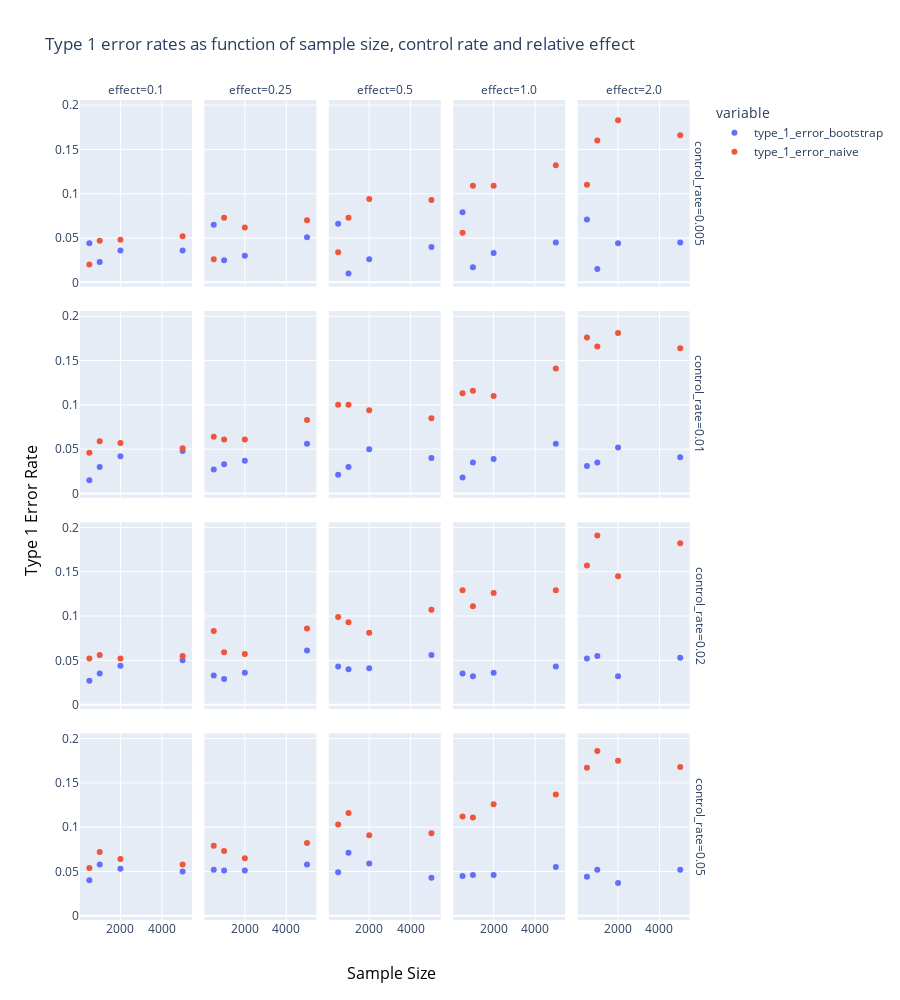

The notebook cell this image was saved under:
### Code cell
import plotly.express as px
import plotly.graph_objects as go

fig = px.scatter(res_final, 
                 x="sample_size", 
                 y=["type_1_error_bootstrap",'type_1_error_naive'],
                 facet_row="control_rate", 
                 facet_col='effect',
                width=900, 
                 height=1000,
                title="Type 1 error rates as function of sample size, control rate and relative effect")

for axis in fig.layout:
    if type(fig.layout[axis]) == go.layout.YAxis:
        fig.layout[axis].title.text = ''
    if type(fig.layout[axis]) == go.layout.XAxis:
        fig.layout[axis].title.text = ''
        
fig.update_layout(
    # keep the original annotations and add a list of new annotations:
    annotations = list(fig.layout.annotations) + 
    [go.layout.Annotation(
            x=-0.1,
            y=0.5,
            font=dict(
                size=16, color = 'black'
            ),
            showarrow=False,
            text="Type 1 Error Rate",
            textangle=-90,
            xref="paper",
            yref="paper"
        )
    ] +
    [go.layout.Annotation(
            x=0.5,
            y=-0.08,
            font=dict(
                size=16, color = 'black'
            ),
            showarrow=False,
            text="Sample Size",
            textangle=-0,
            xref="paper",
            yref="paper"
        )
    ]
)
fig.show()

### Figure 1 — Plotly figure (JSON) as saved in the notebook; plotly's stock layout.template omitted (floating-point values rounded to 4 significant figures)
{"data": [{"hovertemplate": "variable=type_1_error_bootstrap<br>control_rate=0.005<br>effect=0.1<br>sample_size=%{x}<br>value=%{y}<extra></extra>", "legendgroup": "type_1_error_bootstrap", "marker": {"color": "#636efa", "symbol": "circle"}, "mode": "markers", "name": "type_1_error_bootstrap", "orientation": "v", "showlegend": true, "type": "scatter", "x": [500, 1000, 2000, 5000], "xaxis": "x16", "y": [0.044, 0.023, 0.036, 0.036], "yaxis": "y16"}, {"hovertemplate": "variable=type_1_error_bootstrap<br>control_rate=0.005<br>effect=0.25<br>sample_size=%{x}<br>value=%{y}<extra></extra>", "legendgroup": "type_1_error_bootstrap", "marker": {"color": "#636efa", "symbol": "circle"}, "mode": "markers", "name": "type_1_error_bootstrap", "orientation": "v", "showlegend": false, "type": "scatter", "x": [500, 1000, 2000, 5000], "xaxis": "x17", "y": [0.065, 0.025, 0.03, 0.051], "yaxis": "y17"}, {"hovertemplate": "variable=type_1_error_bootstrap<br>control_rate=0.005<br>effect=0.5<br>sample_size=%{x}<br>value=%{y}<extra></extra>", "legendgroup": "type_1_error_bootstrap", "marker": {"color": "#636efa", "symbol": "circle"}, "mode": "markers", "name": "type_1_error_bootstrap", "orientation": "v", "showlegend": false, "type": "scatter", "x": [500, 1000, 2000, 5000], "xaxis": "x18", "y": [0.066, 0.01, 0.026, 0.04], "yaxis": "y18"}, {"hovertemplate": "variable=type_1_error_bootstrap<br>control_rate=0.005<br>effect=1.0<br>sample_size=%{x}<br>value=%{y}<extra></extra>", "legendgroup": "type_1_error_bootstrap", "marker": {"color": "#636efa", "symbol": "circle"}, "mode": "markers", "name": "type_1_error_bootstrap", "orientation": "v", "showlegend": false, "type": "scatter", "x": [500, 1000, 2000, 5000], "xaxis": "x19", "y": [0.079, 0.017, 0.033, 0.045], "yaxis": "y19"}, {"hovertemplate": "variable=type_1_error_bootstrap<br>control_rate=0.005<br>effect=2.0<br>sample_size=%{x}<br>value=%{y}<extra></extra>", "legendgroup": "type_1_error_bootstrap", "marker": {"color": "#636efa", "symbol": "circle"}, "mode": "markers", "name": "type_1_error_bootstrap", "orientation": "v", "showlegend": false, "type": "scatter", "x": [500, 1000, 2000, 5000], "xaxis": "x20", "y": [0.071, 0.015, 0.044, 0.045], "yaxis": "y20"}, {"hovertemplate": "variable=type_1_error_bootstrap<br>control_rate=0.01<br>effect=0.1<br>sample_size=%{x}<br>value=%{y}<extra></extra>", "legendgroup": "type_1_error_bootstrap", "marker": {"color": "#636efa", "symbol": "circle"}, "mode": "markers", "name": "type_1_error_bootstrap", "orientation": "v", "showlegend": false, "type": "scatter", "x": [500, 1000, 2000, 5000], "xaxis": "x11", "y": [0.015, 0.03, 0.042, 0.048], "yaxis": "y11"}, {"hovertemplate": "variable=type_1_error_bootstrap<br>control_rate=0.01<br>effect=0.25<br>sample_size=%{x}<br>value=%{y}<extra></extra>", "legendgroup": "type_1_error_bootstrap", "marker": {"color": "#636efa", "symbol": "circle"}, "mode": "markers", "name": "type_1_error_bootstrap", "orientation": "v", "showlegend": false, "type": "scatter", "x": [500, 1000, 2000, 5000], "xaxis": "x12", "y": [0.027, 0.033, 0.037, 0.056], "yaxis": "y12"}, {"hovertemplate": "variable=type_1_error_bootstrap<br>control_rate=0.01<br>effect=0.5<br>sample_size=%{x}<br>value=%{y}<extra></extra>", "legendgroup": "type_1_error_bootstrap", "marker": {"color": "#636efa", "symbol": "circle"}, "mode": "markers", "name": "type_1_error_bootstrap", "orientation": "v", "showlegend": false, "type": "scatter", "x": [500, 1000, 2000, 5000], "xaxis": "x13", "y": [0.021, 0.03, 0.05, 0.04], "yaxis": "y13"}, {"hovertemplate": "variable=type_1_error_bootstrap<br>control_rate=0.01<br>effect=1.0<br>sample_size=%{x}<br>value=%{y}<extra></extra>", "legendgroup": "type_1_error_bootstrap", "marker": {"color": "#636efa", "symbol": "circle"}, "mode": "markers", "name": "type_1_error_bootstrap", "orientation": "v", "showlegend": false, "type": "scatter", "x": [500, 1000, 2000, 5000], "xaxis": "x14", "y": [0.018, 0.035, 0.039, 0.056], "yaxis": "y14"}, {"hovertemplate": "variable=type_1_error_bootstrap<br>control_rate=0.01<br>effect=2.0<br>sample_size=%{x}<br>value=%{y}<extra></extra>", "legendgroup": "type_1_error_bootstrap", "marker": {"color": "#636efa", "symbol": "circle"}, "mode": "markers", "name": "type_1_error_bootstrap", "orientation": "v", "showlegend": false, "type": "scatter", "x": [500, 1000, 2000, 5000], "xaxis": "x15", "y": [0.031, 0.035, 0.052, 0.041], "yaxis": "y15"}, {"hovertemplate": "variable=type_1_error_bootstrap<br>control_rate=0.02<br>effect=0.1<br>sample_size=%{x}<br>value=%{y}<extra></extra>", "legendgroup": "type_1_error_bootstrap", "marker": {"color": "#636efa", "symbol": "circle"}, "mode": "markers", "name": "type_1_error_bootstrap", "orientation": "v", "showlegend": false, "type": "scatter", "x": [500, 1000, 2000, 5000], "xaxis": "x6", "y": [0.027, 0.035, 0.044, 0.05], "yaxis": "y6"}, {"hovertemplate": "variable=type_1_error_bootstrap<br>control_rate=0.02<br>effect=0.25<br>sample_size=%{x}<br>value=%{y}<extra></extra>", "legendgroup": "type_1_error_bootstrap", "marker": {"color": "#636efa", "symbol": "circle"}, "mode": "markers", "name": "type_1_error_bootstrap", "orientation": "v", "showlegend": false, "type": "scatter", "x": [500, 1000, 2000, 5000], "xaxis": "x7", "y": [0.033, 0.029, 0.036, 0.061], "yaxis": "y7"}, {"hovertemplate": "variable=type_1_error_bootstrap<br>control_rate=0.02<br>effect=0.5<br>sample_size=%{x}<br>value=%{y}<extra></extra>", "legendgroup": "type_1_error_bootstrap", "marker": {"color": "#636efa", "symbol": "circle"}, "mode": "markers", "name": "type_1_error_bootstrap", "orientation": "v", "showlegend": false, "type": "scatter", "x": [500, 1000, 2000, 5000], "xaxis": "x8", "y": [0.043, 0.04, 0.041, 0.056], "yaxis": "y8"}, {"hovertemplate": "variable=type_1_error_bootstrap<br>control_rate=0.02<br>effect=1.0<br>sample_size=%{x}<br>value=%{y}<extra></extra>", "legendgroup": "type_1_error_bootstrap", "marker": {"color": "#636efa", "symbol": "circle"}, "mode": "markers", "name": "type_1_error_bootstrap", "orientation": "v", "showlegend": false, "type": "scatter", "x": [500, 1000, 2000, 5000], "xaxis": "x9", "y": [0.035, 0.032, 0.036, 0.043], "yaxis": "y9"}, {"hovertemplate": "variable=type_1_error_bootstrap<br>control_rate=0.02<br>effect=2.0<br>sample_size=%{x}<br>value=%{y}<extra></extra>", "legendgroup": "type_1_error_bootstrap", "marker": {"color": "#636efa", "symbol": "circle"}, "mode": "markers", "name": "type_1_error_bootstrap", "orientation": "v", "showlegend": false, "type": "scatter", "x": [500, 1000, 2000, 5000], "xaxis": "x10", "y": [0.052, 0.055, 0.032, 0.053], "yaxis": "y10"}, {"hovertemplate": "variable=type_1_error_bootstrap<br>control_rate=0.05<br>effect=0.1<br>sample_size=%{x}<br>value=%{y}<extra></extra>", "legendgroup": "type_1_error_bootstrap", "marker": {"color": "#636efa", "symbol": "circle"}, "mode": "markers", "name": "type_1_error_bootstrap", "orientation": "v", "showlegend": false, "type": "scatter", "x": [500, 1000, 2000, 5000], "xaxis": "x", "y": [0.04, 0.058, 0.053, 0.05], "yaxis": "y"}, {"hovertemplate": "variable=type_1_error_bootstrap<br>control_rate=0.05<br>effect=0.25<br>sample_size=%{x}<br>value=%{y}<extra></extra>", "legendgroup": "type_1_error_bootstrap", "marker": {"color": "#636efa", "symbol": "circle"}, "mode": "markers", "name": "type_1_error_bootstrap", "orientation": "v", "showlegend": false, "type": "scatter", "x": [500, 1000, 2000, 5000], "xaxis": "x2", "y": [0.052, 0.051, 0.051, 0.058], "yaxis": "y2"}, {"hovertemplate": "variable=type_1_error_bootstrap<br>control_rate=0.05<br>effect=0.5<br>sample_size=%{x}<br>value=%{y}<extra></extra>", "legendgroup": "type_1_error_bootstrap", "marker": {"color": "#636efa", "symbol": "circle"}, "mode": "markers", "name": "type_1_error_bootstrap", "orientation": "v", "showlegend": false, "type": "scatter", "x": [500, 1000, 2000, 5000], "xaxis": "x3", "y": [0.049, 0.071, 0.059, 0.043], "yaxis": "y3"}, {"hovertemplate": "variable=type_1_error_bootstrap<br>control_rate=0.05<br>effect=1.0<br>sample_size=%{x}<br>value=%{y}<extra></extra>", "legendgroup": "type_1_error_bootstrap", "marker": {"color": "#636efa", "symbol": "circle"}, "mode": "markers", "name": "type_1_error_bootstrap", "orientation": "v", "showlegend": false, "type": "scatter", "x": [500, 1000, 2000, 5000], "xaxis": "x4", "y": [0.045, 0.046, 0.046, 0.055], "yaxis": "y4"}, {"hovertemplate": "variable=type_1_error_bootstrap<br>control_rate=0.05<br>effect=2.0<br>sample_size=%{x}<br>value=%{y}<extra></extra>", "legendgroup": "type_1_error_bootstrap", "marker": {"color": "#636efa", "symbol": "circle"}, "mode": "markers", "name": "type_1_error_bootstrap", "orientation": "v", "showlegend": false, "type": "scatter", "x": [500, 1000, 2000, 5000], "xaxis": "x5", "y": [0.044, 0.052, 0.037, 0.052], "yaxis": "y5"}, {"hovertemplate": "variable=type_1_error_naive<br>control_rate=0.005<br>effect=0.1<br>sample_size=%{x}<br>value=%{y}<extra></extra>", "legendgroup": "type_1_error_naive", "marker": {"color": "#EF553B", "symbol": "circle"}, "mode": "markers", "name": "type_1_error_naive", "orientation": "v", "showlegend": true, "type": "scatter", "x": [500, 1000, 2000, 5000], "xaxis": "x16", "y": [0.02, 0.047, 0.048, 0.052], "yaxis": "y16"}, {"hovertemplate": "variable=type_1_error_naive<br>control_rate=0.005<br>effect=0.25<br>sample_size=%{x}<br>value=%{y}<extra></extra>", "legendgroup": "type_1_error_naive", "marker": {"color": "#EF553B", "symbol": "circle"}, "mode": "markers", "name": "type_1_error_naive", "orientation": "v", "showlegend": false, "type": "scatter", "x": [500, 1000, 2000, 5000], "xaxis": "x17", "y": [0.026, 0.073, 0.062, 0.07], "yaxis": "y17"}, {"hovertemplate": "variable=type_1_error_naive<br>control_rate=0.005<br>effect=0.5<br>sample_size=%{x}<br>value=%{y}<extra></extra>", "legendgroup": "type_1_error_naive", "marker": {"color": "#EF553B", "symbol": "circle"}, "mode": "markers", "name": "type_1_error_naive", "orientation": "v", "showlegend": false, "type": "scatter", "x": [500, 1000, 2000, 5000], "xaxis": "x18", "y": [0.034, 0.073, 0.094, 0.093], "yaxis": "y18"}, {"hovertemplate": "variable=type_1_error_naive<br>control_rate=0.005<br>effect=1.0<br>sample_size=%{x}<br>value=%{y}<extra></extra>", "legendgroup": "type_1_error_naive", "marker": {"color": "#EF553B", "symbol": "circle"}, "mode": "markers", "name": "type_1_error_naive", "orientation": "v", "showlegend": false, "type": "scatter", "x": [500, 1000, 2000, 5000], "xaxis": "x19", "y": [0.056, 0.109, 0.109, 0.132], "yaxis": "y19"}, {"hovertemplate": "variable=type_1_error_naive<br>control_rate=0.005<br>effect=2.0<br>sample_size=%{x}<br>value=%{y}<extra></extra>", "legendgroup": "type_1_error_naive", "marker": {"color": "#EF553B", "symbol": "circle"}, "mode": "markers", "name": "type_1_error_naive", "orientation": "v", "showlegend": false, "type": "scatter", "x": [500, 1000, 2000, 5000], "xaxis": "x20", "y": [0.11, 0.16, 0.183, 0.166], "yaxis": "y20"}, {"hovertemplate": "variable=type_1_error_naive<br>control_rate=0.01<br>effect=0.1<br>sample_size=%{x}<br>value=%{y}<extra></extra>", "legendgroup": "type_1_error_naive", "marker": {"color": "#EF553B", "symbol": "circle"}, "mode": "markers", "name": "type_1_error_naive", "orientation": "v", "showlegend": false, "type": "scatter", "x": [500, 1000, 2000, 5000], "xaxis": "x11", "y": [0.046, 0.059, 0.057, 0.051], "yaxis": "y11"}, {"hovertemplate": "variable=type_1_error_naive<br>control_rate=0.01<br>effect=0.25<br>sample_size=%{x}<br>value=%{y}<extra></extra>", "legendgroup": "type_1_error_naive", "marker": {"color": "#EF553B", "symbol": "circle"}, "mode": "markers", "name": "type_1_error_naive", "orientation": "v", "showlegend": false, "type": "scatter", "x": [500, 1000, 2000, 5000], "xaxis": "x12", "y": [0.064, 0.061, 0.061, 0.083], "yaxis": "y12"}, {"hovertemplate": "variable=type_1_error_naive<br>control_rate=0.01<br>effect=0.5<br>sample_size=%{x}<br>value=%{y}<extra></extra>", "legendgroup": "type_1_error_naive", "marker": {"color": "#EF553B", "symbol": "circle"}, "mode": "markers", "name": "type_1_error_naive", "orientation": "v", "showlegend": false, "type": "scatter", "x": [500, 1000, 2000, 5000], "xaxis": "x13", "y": [0.1, 0.1, 0.094, 0.085], "yaxis": "y13"}, {"hovertemplate": "variable=type_1_error_naive<br>control_rate=0.01<br>effect=1.0<br>sample_size=%{x}<br>value=%{y}<extra></extra>", "legendgroup": "type_1_error_naive", "marker": {"color": "#EF553B", "symbol": "circle"}, "mode": "markers", "name": "type_1_error_naive", "orientation": "v", "showlegend": false, "type": "scatter", "x": [500, 1000, 2000, 5000], "xaxis": "x14", "y": [0.113, 0.116, 0.11, 0.141], "yaxis": "y14"}, {"hovertemplate": "variable=type_1_error_naive<br>control_rate=0.01<br>effect=2.0<br>sample_size=%{x}<br>value=%{y}<extra></extra>", "legendgroup": "type_1_error_naive", "marker": {"color": "#EF553B", "symbol": "circle"}, "mode": "markers", "name": "type_1_error_naive", "orientation": "v", "showlegend": false, "type": "scatter", "x": [500, 1000, 2000, 5000], "xaxis": "x15", "y": [0.176, 0.166, 0.181, 0.164], "yaxis": "y15"}, {"hovertemplate": "variable=type_1_error_naive<br>control_rate=0.02<br>effect=0.1<br>sample_size=%{x}<br>value=%{y}<extra></extra>", "legendgroup": "type_1_error_naive", "marker": {"color": "#EF553B", "symbol": "circle"}, "mode": "markers", "name": "type_1_error_naive", "orientation": "v", "showlegend": false, "type": "scatter", "x": [500, 1000, 2000, 5000], "xaxis": "x6", "y": [0.052, 0.056, 0.052, 0.055], "yaxis": "y6"}, {"hovertemplate": "variable=type_1_error_naive<br>control_rate=0.02<br>effect=0.25<br>sample_size=%{x}<br>value=%{y}<extra></extra>", "legendgroup": "type_1_error_naive", "marker": {"color": "#EF553B", "symbol": "circle"}, "mode": "markers", "name": "type_1_error_naive", "orientation": "v", "showlegend": false, "type": "scatter", "x": [500, 1000, 2000, 5000], "xaxis": "x7", "y": [0.083, 0.059, 0.057, 0.086], "yaxis": "y7"}, {"hovertemplate": "variable=type_1_error_naive<br>control_rate=0.02<br>effect=0.5<br>sample_size=%{x}<br>value=%{y}<extra></extra>", "legendgroup": "type_1_error_naive", "marker": {"color": "#EF553B", "symbol": "circle"}, "mode": "markers", "name": "type_1_error_naive", "orientation": "v", "showlegend": false, "type": "scatter", "x": [500, 1000, 2000, 5000], "xaxis": "x8", "y": [0.099, 0.093, 0.081, 0.107], "yaxis": "y8"}, {"hovertemplate": "variable=type_1_error_naive<br>control_rate=0.02<br>effect=1.0<br>sample_size=%{x}<br>value=%{y}<extra></extra>", "legendgroup": "type_1_error_naive", "marker": {"color": "#EF553B", "symbol": "circle"}, "mode": "markers", "name": "type_1_error_naive", "orientation": "v", "showlegend": false, "type": "scatter", "x": [500, 1000, 2000, 5000], "xaxis": "x9", "y": [0.129, 0.111, 0.126, 0.129], "yaxis": "y9"}, {"hovertemplate": "variable=type_1_error_naive<br>control_rate=0.02<br>effect=2.0<br>sample_size=%{x}<br>value=%{y}<extra></extra>", "legendgroup": "type_1_error_naive", "marker": {"color": "#EF553B", "symbol": "circle"}, "mode": "markers", "name": "type_1_error_naive", "orientation": "v", "showlegend": false, "type": "scatter", "x": [500, 1000, 2000, 5000], "xaxis": "x10", "y": [0.157, 0.191, 0.145, 0.182], "yaxis": "y10"}, {"hovertemplate": "variable=type_1_error_naive<br>control_rate=0.05<br>effect=0.1<br>sample_size=%{x}<br>value=%{y}<extra></extra>", "legendgroup": "type_1_error_naive", "marker": {"color": "#EF553B", "symbol": "circle"}, "mode": "markers", "name": "type_1_error_naive", "orientation": "v", "showlegend": false, "type": "scatter", "x": [500, 1000, 2000, 5000], "xaxis": "x", "y": [0.054, 0.072, 0.064, 0.058], "yaxis": "y"}, {"hovertemplate": "variable=type_1_error_naive<br>control_rate=0.05<br>effect=0.25<br>sample_size=%{x}<br>value=%{y}<extra></extra>", "legendgroup": "type_1_error_naive", "marker": {"color": "#EF553B", "symbol": "circle"}, "mode": "markers", "name": "type_1_error_naive", "orientation": "v", "showlegend": false, "type": "scatter", "x": [500, 1000, 2000, 5000], "xaxis": "x2", "y": [0.079, 0.073, 0.065, 0.082], "yaxis": "y2"}, {"hovertemplate": "variable=type_1_error_naive<br>control_rate=0.05<br>effect=0.5<br>sample_size=%{x}<br>value=%{y}<extra></extra>", "legendgroup": "type_1_error_naive", "marker": {"color": "#EF553B", "symbol": "circle"}, "mode": "markers", "name": "type_1_error_naive", "orientation": "v", "showlegend": false, "type": "scatter", "x": [500, 1000, 2000, 5000], "xaxis": "x3", "y": [0.103, 0.116, 0.091, 0.093], "yaxis": "y3"}, {"hovertemplate": "variable=type_1_error_naive<br>control_rate=0.05<br>effect=1.0<br>sample_size=%{x}<br>value=%{y}<extra></extra>", "legendgroup": "type_1_error_naive", "marker": {"color": "#EF553B", "symbol": "circle"}, "mode": "markers", "name": "type_1_error_naive", "orientation": "v", "showlegend": false, "type": "scatter", "x": [500, 1000, 2000, 5000], "xaxis": "x4", "y": [0.112, 0.111, 0.126, 0.137], "yaxis": "y4"}, {"hovertemplate": "variable=type_1_error_naive<br>control_rate=0.05<br>effect=2.0<br>sample_size=%{x}<br>value=%{y}<extra></extra>", "legendgroup": "type_1_error_naive", "marker": {"color": "#EF553B", "symbol": "circle"}, "mode": "markers", "name": "type_1_error_naive", "orientation": "v", "showlegend": false, "type": "scatter", "x": [500, 1000, 2000, 5000], "xaxis": "x5", "y": [0.167, 0.186, 0.175, 0.168], "yaxis": "y5"}], "layout": {"annotations": [{"showarrow": false, "text": "effect=0.1", "x": 0.09, "xanchor": "center", "xref": "paper", "y": 1, "yanchor": "bottom", "yref": "paper"}, {"showarrow": false, "text": "effect=0.25", "x": 0.29, "xanchor": "center", "xref": "paper", "y": 1, "yanchor": "bottom", "yref": "paper"}, {"showarrow": false, "text": "effect=0.5", "x": 0.49, "xanchor": "center", "xref": "paper", "y": 1, "yanchor": "bottom", "yref": "paper"}, {"showarrow": false, "text": "effect=1.0", "x": 0.69, "xanchor": "center", "xref": "paper", "y": 1, "yanchor": "bottom", "yref": "paper"}, {"showarrow": false, "text": "effect=2.0", "x": 0.89, "xanchor": "center", "xref": "paper", "y": 1, "yanchor": "bottom", "yref": "paper"}, {"showarrow": false, "text": "control_rate=0.05", "textangle": 90, "x": 0.98, "xanchor": "left", "xref": "paper", "y": 0.1138, "yanchor": "middle", "yref": "paper"}, {"showarrow": false, "text": "control_rate=0.02", "textangle": 90, "x": 0.98, "xanchor": "left", "xref": "paper", "y": 0.3712, "yanchor": "middle", "yref": "paper"}, {"showarrow": false, "text": "control_rate=0.01", "textangle": 90, "x": 0.98, "xanchor": "left", "xref": "paper", "y": 0.6288, "yanchor": "middle", "yref": "paper"}, {"showarrow": false, "text": "control_rate=0.005", "textangle": 90, "x": 0.98, "xanchor": "left", "xref": "paper", "y": 0.8862, "yanchor": "middle", "yref": "paper"}, {"font": {"color": "black", "size": 16}, "showarrow": false, "text": "Type 1 Error Rate", "textangle": -90, "x": -0.1, "xref": "paper", "y": 0.5, "yref": "paper"}, {"font": {"color": "black", "size": 16}, "showarrow": false, "text": "Sample Size", "textangle": 0, "x": 0.5, "xref": "paper", "y": -0.08, "yref": "paper"}], "height": 1000, "legend": {"title": {"text": "variable"}, "tracegroupgap": 0}, "title": {"text": "Type 1 error rates as function of sample size, control rate and relative effect"}, "width": 900, "xaxis": {"anchor": "y", "autorange": true, "domain": [0, 0.18], "range": [43.21, 5457.0], "title": {"text": ""}, "type": "linear"}, "xaxis10": {"anchor": "y10", "autorange": true, "domain": [0.8, 0.98], "matches": "x", "range": [43.21, 5457.0], "showticklabels": false, "title": {"text": ""}, "type": "linear"}, "xaxis11": {"anchor": "y11", "autorange": true, "domain": [0, 0.18], "matches": "x", "range": [43.21, 5457.0], "showticklabels": false, "title": {"text": ""}, "type": "linear"}, "xaxis12": {"anchor": "y12", "autorange": true, "domain": [0.2, 0.38], "matches": "x", "range": [43.21, 5457.0], "showticklabels": false, "title": {"text": ""}, "type": "linear"}, "xaxis13": {"anchor": "y13", "autorange": true, "domain": [0.4, 0.58], "matches": "x", "range": [43.21, 5457.0], "showticklabels": false, "title": {"text": ""}, "type": "linear"}, "xaxis14": {"anchor": "y14", "autorange": true, "domain": [0.6, 0.78], "matches": "x", "range": [43.21, 5457.0], "showticklabels": false, "title": {"text": ""}, "type": "linear"}, "xaxis15": {"anchor": "y15", "autorange": true, "domain": [0.8, 0.98], "matches": "x", "range": [43.21, 5457.0], "showticklabels": false, "title": {"text": ""}, "type": "linear"}, "xaxis16": {"anchor": "y16", "autorange": true, "domain": [0, 0.18], "matches": "x", "range": [43.21, 5457.0], "showticklabels": false, "title": {"text": ""}, "type": "linear"}, "xaxis17": {"anchor": "y17", "autorange": true, "domain": [0.2, 0.38], "matches": "x", "range": [43.21, 5457.0], "showticklabels": false, "title": {"text": ""}, "type": "linear"}, "xaxis18": {"anchor": "y18", "autorange": true, "domain": [0.4, 0.58], "matches": "x", "range": [43.21, 5457.0], "showticklabels": false, "title": {"text": ""}, "type": "linear"}, "xaxis19": {"anchor": "y19", "autorange": true, "domain": [0.6, 0.78], "matches": "x", "range": [43.21, 5457.0], "showticklabels": false, "title": {"text": ""}, "type": "linear"}, "xaxis2": {"anchor": "y2", "autorange": true, "domain": [0.2, 0.38], "matches": "x", "range": [43.21, 5457.0], "title": {"text": ""}, "type": "linear"}, "xaxis20": {"anchor": "y20", "autorange": true, "domain": [0.8, 0.98], "matches": "x", "range": [43.21, 5457.0], "showticklabels": false, "title": {"text": ""}, "type": "linear"}, "xaxis3": {"anchor": "y3", "autorange": true, "domain": [0.4, 0.58], "matches": "x", "range": [43.21, 5457.0], "title": {"text": ""}, "type": "linear"}, "xaxis4": {"anchor": "y4", "autorange": true, "domain": [0.6, 0.78], "matches": "x", "range": [43.21, 5457.0], "title": {"text": ""}, "type": "linear"}, "xaxis5": {"anchor": "y5", "autorange": true, "domain": [0.8, 0.98], "matches": "x", "range": [43.21, 5457.0], "title": {"text": ""}, "type": "linear"}, "xaxis6": {"anchor": "y6", "autorange": true, "domain": [0, 0.18], "matches": "x", "range": [43.21, 5457.0], "showticklabels": false, "title": {"text": ""}, "type": "linear"}, "xaxis7": {"anchor": "y7", "autorange": true, "domain": [0.2, 0.38], "matches": "x", "range": [43.21, 5457.0], "showticklabels": false, "title": {"text": ""}, "type": "linear"}, "xaxis8": {"anchor": "y8", "autorange": true, "domain": [0.4, 0.58], "matches": "x", "range": [43.21, 5457.0], "showticklabels": false, "title": {"text": ""}, "type": "linear"}, "xaxis9": {"anchor": "y9", "autorange": true, "domain": [0.6, 0.78], "matches": "x", "range": [43.21, 5457.0], "showticklabels": false, "title": {"text": ""}, "type": "linear"}, "yaxis": {"anchor": "x", "autorange": true, "domain": [0, 0.2275], "range": [-0.004757, 0.2058], "title": {"text": ""}, "type": "linear"}, "yaxis10": {"anchor": "x10", "autorange": true, "domain": [0.2575, 0.485], "matches": "y", "range": [-0.004757, 0.2058], "showticklabels": false, "title": {"text": ""}, "type": "linear"}, "yaxis11": {"anchor": "x11", "autorange": true, "domain": [0.515, 0.7425], "matches": "y", "range": [-0.004757, 0.2058], "title": {"text": ""}, "type": "linear"}, "yaxis12": {"anchor": "x12", "autorange": true, "domain": [0.515, 0.7425], "matches": "y", "range": [-0.004757, 0.2058], "showticklabels": false, "title": {"text": ""}, "type": "linear"}, "yaxis13": {"anchor": "x13", "autorange": true, "domain": [0.515, 0.7425], "matches": "y", "range": [-0.004757, 0.2058], "showticklabels": false, "title": {"text": ""}, "type": "linear"}, "yaxis14": {"anchor": "x14", "autorange": true, "domain": [0.515, 0.7425], "matches": "y", "range": [-0.004757, 0.2058], "showticklabels": false, "title": {"text": ""}, "type": "linear"}, "yaxis15": {"anchor": "x15", "autorange": true, "domain": [0.515, 0.7425], "matches": "y", "range": [-0.004757, 0.2058], "showticklabels": false, "title": {"text": ""}, "type": "linear"}, "yaxis16": {"anchor": "x16", "autorange": true, "domain": [0.7725, 1], "matches": "y", "range": [-0.004757, 0.2058], "title": {"text": ""}, "type": "linear"}, "yaxis17": {"anchor": "x17", "autorange": true, "domain": [0.7725, 1], "matches": "y", "range": [-0.004757, 0.2058], "showticklabels": false, "title": {"text": ""}, "type": "linear"}, "yaxis18": {"anchor": "x18", "autorange": true, "domain": [0.7725, 1], "matches": "y", "range": [-0.004757, 0.2058], "showticklabels": false, "title": {"text": ""}, "type": "linear"}, "yaxis19": {"anchor": "x19", "autorange": true, "domain": [0.7725, 1], "matches": "y", "range": [-0.004757, 0.2058], "showticklabels": false, "title": {"text": ""}, "type": "linear"}, "yaxis2": {"anchor": "x2", "autorange": true, "domain": [0, 0.2275], "matches": "y", "range": [-0.004757, 0.2058], "showticklabels": false, "title": {"text": ""}, "type": "linear"}, "yaxis20": {"anchor": "x20", "autorange": true, "domain": [0.7725, 1], "matches": "y", "range": [-0.004757, 0.2058], "showticklabels": false, "title": {"text": ""}, "type": "linear"}, "yaxis3": {"anchor": "x3", "autorange": true, "domain": [0, 0.2275], "matches": "y", "range": [-0.004757, 0.2058], "showticklabels": false, "title": {"text": ""}, "type": "linear"}, "yaxis4": {"anchor": "x4", "autorange": true, "domain": [0, 0.2275], "matches": "y", "range": [-0.004757, 0.2058], "showticklabels": false, "title": {"text": ""}, "type": "linear"}, "yaxis5": {"anchor": "x5", "autorange": true, "domain": [0, 0.2275], "matches": "y", "range": [-0.004757, 0.2058], "showticklabels": false, "title": {"text": ""}, "type": "linear"}, "yaxis6": {"anchor": "x6", "autorange": true, "domain": [0.2575, 0.485], "matches": "y", "range": [-0.004757, 0.2058], "title": {"text": ""}, "type": "linear"}, "yaxis7": {"anchor": "x7", "autorange": true, "domain": [0.2575, 0.485], "matches": "y", "range": [-0.004757, 0.2058], "showticklabels": false, "title": {"text": ""}, "type": "linear"}, "yaxis8": {"anchor": "x8", "autorange": true, "domain": [0.2575, 0.485], "matches": "y", "range": [-0.004757, 0.2058], "showticklabels": false, "title": {"text": ""}, "type": "linear"}, "yaxis9": {"anchor": "x9", "autorange": true, "domain": [0.2575, 0.485], "matches": "y", "range": [-0.004757, 0.2058], "showticklabels": false, "title": {"text": ""}, "type": "linear"}}}
